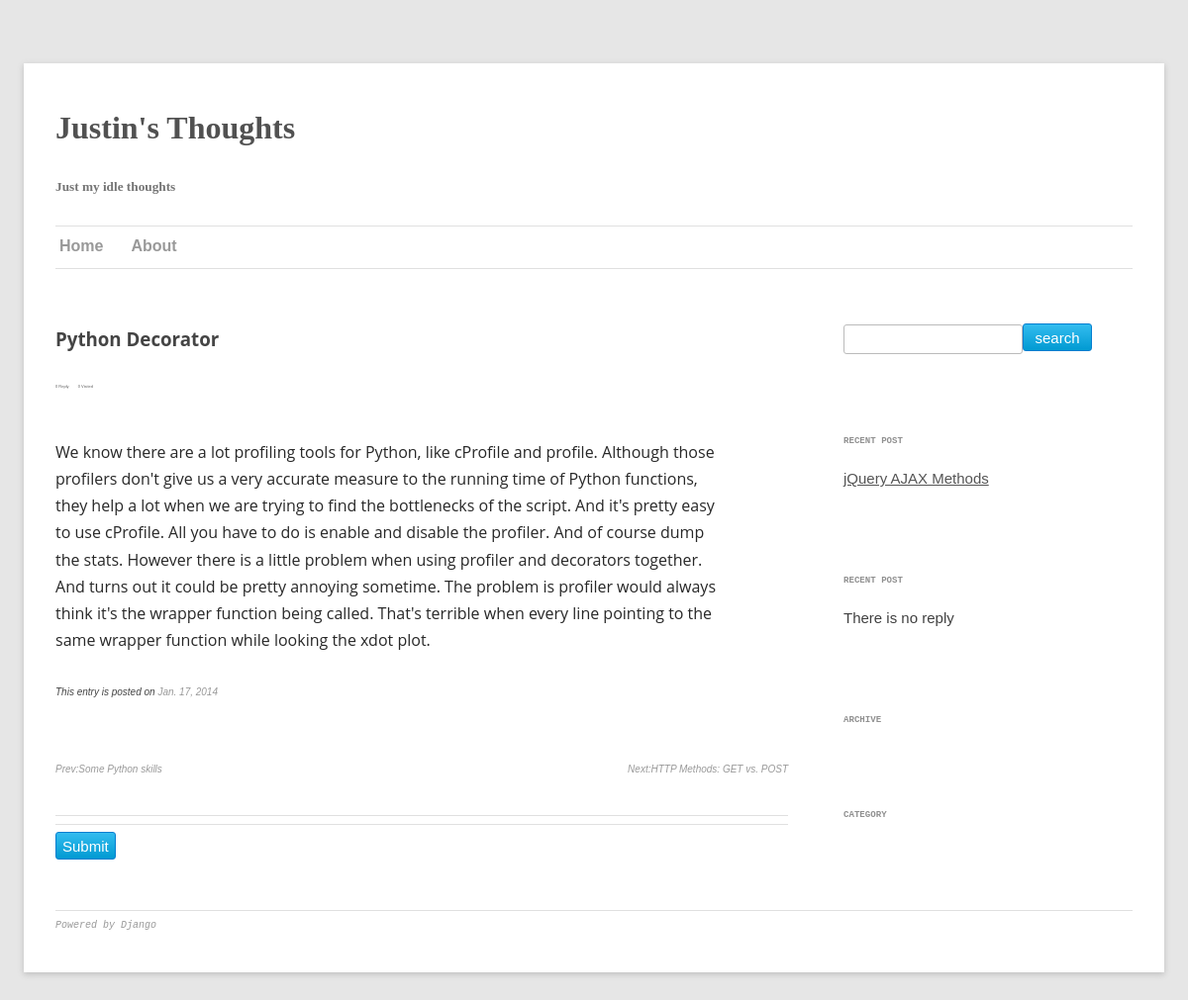
/blog/2/, run on an earlier commit of the app's database.
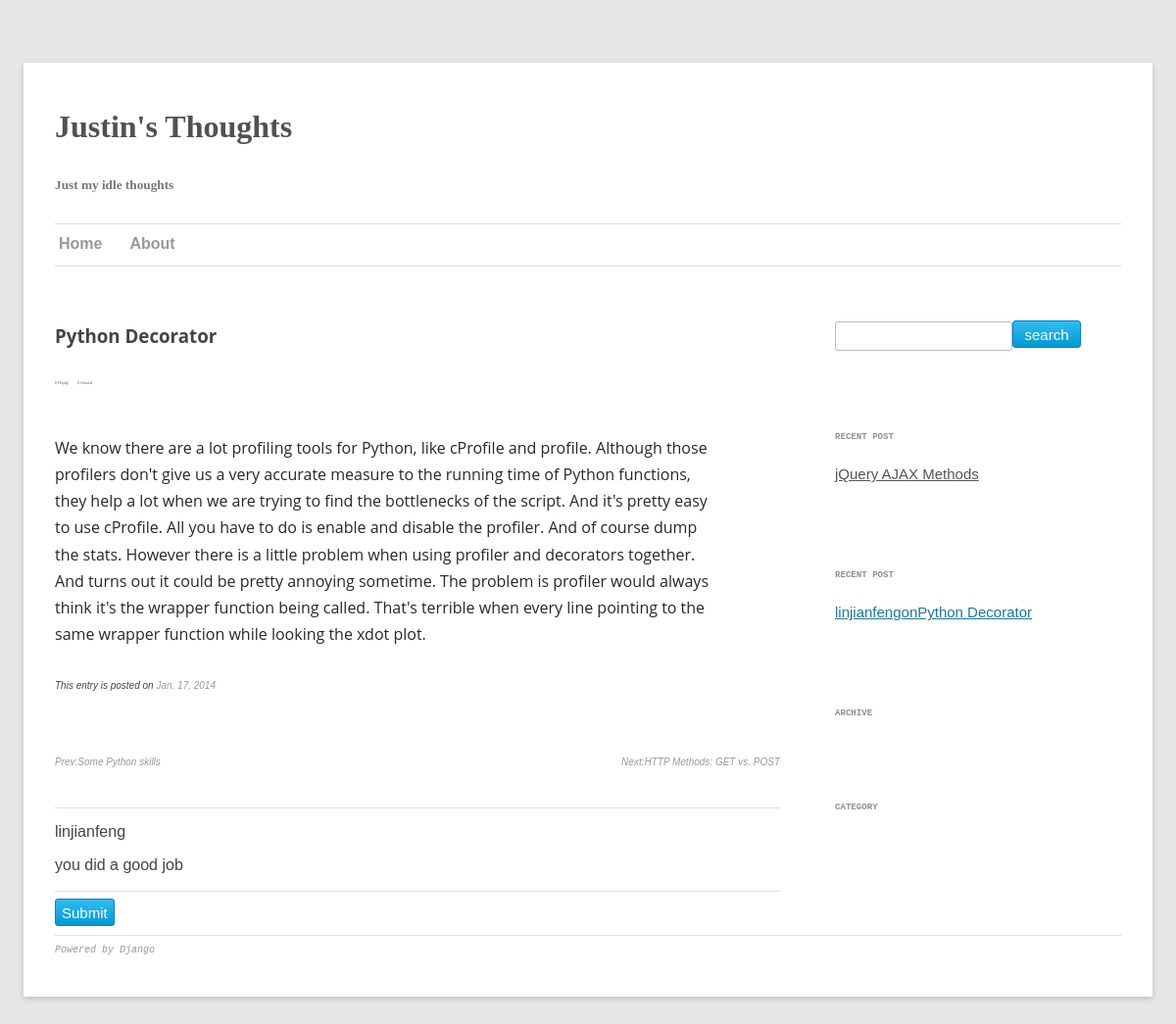
And on a later commit of the database.
### blog/models.py (models this page shows, shortened)
class Reply(models.Model):
  name = models.CharField(max_length=100)
  email = models.EmailField(blank = True)
  to = models.IntegerField(default=0)
  message = models.CharField(max_length = 1000)
  post = models.ForeignKey(Post)

class Post(models.Model):
  title = models.CharField(max_length=100)
  slug = models.SlugField(max_length = 100)
  content = models.TextField()
  published = models.BooleanField(default = False)
  created_date = models.DateTimeField(auto_now_add = True)
  category = models.ManyToManyField(Category)
  class Meta:
    ordering = ['-created_date']
  def __unicode__(self):
    return self.title
  def get_abs_url(self):
    return 'blog/%s' % self.id
  def get_visit_num(self):
    return 0
  def get_reply_num(self):
    return 0
  def get_prev_post(self):
    if self.id == 1:
      return None
    else:
      return Post.objects.get(id = self.id - 1)
  def get_next_post(self):
    if self.id == Post.objects.count():
      return None
    else:
      return Post.objects.get(id = self.id + 1)

### blog/views.py (the view)
# urls.py: url(r'blog/(\d+)/$',  post),
def post(request, id):
  post = Post.objects.get(id = id)
  replies = Reply.objects.filter(post = post)
  form = ReplyForm(initial = {'blog_id':id})
  recent_post = Post.objects.first()
  recent_reply = Reply.objects.first()
  return render(request, 'blog/post.html', { 'post': post, 'recent_post':recent_post,
    'recent_reply':recent_reply, 'form': form, 'replies': replies} )

### templates/blog/post.html (shortened to what this page needs)
{% extends "blog/base.html" %}
{% block content %}
<div class = "post">
  <div class = "title">
    <h3>{{ post.title }}</h3>
  </div>
  <div class = "info">
    <span class = "item">
    </span>
    <span class = "item">
    </span>
  </div>
  <div class = "blog_content">
    <p>{{ post.content }}</p>
  </div>
  <div class ="footer">
    <p>This entry is posted on <a href="/blog/{{post.created_date|date:"Y"}}/{{post.created_date|date:"m"}}/{{post.created_date|date:"d"}}/">
      {{post.created_date|date}}
    </a></p>
  </div>
</div>
<div class = "prev_next_bar">
  <span class = "prev_link">
    {% with prev_post=post.get_prev_post %}
    {% if prev_post %}
    <a href="{{prev_post.get_abs_url}}">Prev:{{prev_post.title}}</a>
    {% else %}
    This is the first post
    {% endif %}
    {% endwith %}
  </span>
  <span class = "next_link">
    {% with next_post=post.get_next_post %}
    {% if next_post %}
    <a href="{{next_post.get_abs_url}}">Next:{{next_post.title}}</a>
    {% else %}
    This is the last post
    {% endif %}
    {% endwith %}
  </span>
</div>
<div class = "reply_panel">
  <hr />
  {% for reply in replies %}
    <p>{{reply.name}}</p>
    <p>{{reply.message}}</p>
  {% endfor %}
  <hr />
</div>
<div class = "reply_form">
  <form action="/blog/message/" method="post">
    <input type="submit" value="Submit"  class="buttom"/>
  </form>
</div>
{% endblock %}

### templates/blog/base.html (shortened to what this page needs)
<!DOCTYPE html>
<html>
<head>
  <link rel="stylesheet" type="text/css" href="{{STATIC_URL}}global.css" />
  <link rel="stylesheet" type="text/css" href="{{STATIC_URL}}post.css" />
</head>
<body style="color:#444;background-color:#e6e6e6;font-family:sans-serif">
  <div class="page">
    <div class="header">
      <h1 class="blog-title">Justin's Thoughts</h1>
      <h5 class="blog-desc">Just my idle thoughts</h5>
    </div>
    <div class="menu">
      <hr />
      <ul class="menu">
        <li><a href="/" class="title-menu-item">Home</a></li>
        <li><a href="/about/" class="title-menu-item">About</a></li>
      </ul>
      <hr />
    </div>
    <div class = "maincontent">
      <div class = "sidebar">
        <div class = "widget widget_form">
          <form action="/search/" method="get" class = "search">
            <p><input type="text" name="q" class="search text"/><input type="submit" value="search" class = "search  buttom"></p>
          </form>
        </div>
        <div class = "widget widget_recent_post">
          <p class = "widget_title">RECENT POST</p>
          <p class = "widget_content">{% if recent_post %}<a href="{{recent_post.get_abs_url}}">{{ recent_post.title }}</a>{% else %}There is no post{% endif %}</p>
        </div>
        <div class = "widget widget_recent_reply">
          <p class = "widget_title">RECENT POST</p>
          <p class = "widget_content">{% if recent_reply %}<a href="{{recent_reply.get_post_url}}">{{ recent_reply.name }}on{{recent_reply.post}}</a>{% else %}There is no reply{% endif %}</p>
        </div>
        <div class = "widget widget_archive">
          <p class = "widget_title">ARCHIVE</p>
        </div>
        <div class = "widget widget_category">
          <p class = "widget_title">CATEGORY</p>
        </div>
      </div>
      <div class = "content">
        {% block content %}
        {% endblock %}
      </div>
      <div class = "footer">
        <hr />
        <p><a href="www.django.com">Powered by Django</a></p>
      </div>
    </div>
  </div>
</body>
</html>

What changed in the data, as far as the page shows it:
added Reply: name "linjianfeng", post "Python Decorator", message "you did a good job"
Also different on the page:
text no longer shown: "There is no reply"
text now shown: "on"
